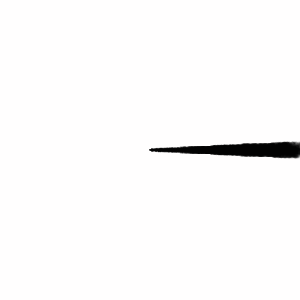
Frame 1 (no input)
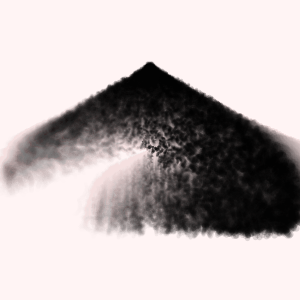
Frame 60 (the mouse pressed at the canvas centre just before this capture)
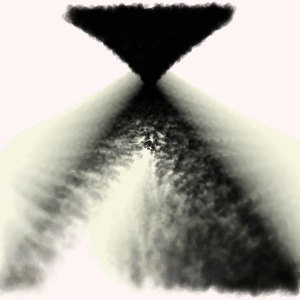
Frame 120 (the mouse held since frame 60 and released just before this capture)

The Processing sketch that drew these frames (run headless with seeded random() and noise(); from frame 60 on, the mouse is pressed at the canvas centre):

// Processing sketch: processing_100159
// ── processing_100159.pde

int count = 4000;
 
float t = 0, dt = 0.01;
float spinSpeed = 75 * 0.01/dt;
 
int seed;
 
void setup() {
  size(300, 300);
  colorMode(HSB, TWO_PI, 1.0, 1.0, 1.0);
  smooth();
   
  background(#ffffff);
   
  seed = (int) random(2531, 15824);
  noStroke();
}
 
void draw() {
  clear(t);
   
  randomSeed(seed);
   
  for (int i = 0; i < count; i++) {
    particle(t);
  }
   
  t += dt; 
}
 
void particle(float t) {
  /*float r = random(0, 1);
  float a = random(0, TWO_PI);
  float x = r * cos(a);
  float y = r * sin(a);
   
  float rr = 1.5 * r * sin(r + t) + x * y;
  float aa = TWO_PI * sin(t) * cos(a + t) + cos(x * t * t);
  float d = 2;//abs(5 - 5 * rr);
   
  float xx = rr * cos(aa);
  float yy = rr * sin(aa);*/
   
  float x = random(-1, 1);
  float y = random(-1, 1);
  float r = dist(0, 0, x, y);
  float a = atan2(y, x);
   
  float xx = x * cos(t - y);
  float yy = sin(y * t);
  float rr = dist(0, 0, xx, yy);
  float aa = atan2(yy, xx);
   
  float mx = map(mouseX, 0, width, -1, 1);
  float my = map(mouseY, 0, height, -1, 1);
   
  stroke(
    (aa - a + TWO_PI * 100) % TWO_PI,
    1,
    1 * 0,
    0.1 + 0.1 * cos(aa + t)
  );
   
  float d;
  //d = abs(8 - 5 * dist(mx, my, xx, yy));
  d = 1 + 5 * dist(xx, yy, 0, 0);
  strokeWeight(d);
   
  float spin = random(-spinSpeed, spinSpeed) * t + random(0, PI);
   
  float px = map(xx, -1, 1, 0, width);
  float py = map(yy, -1, 1, 0, height);
   
  line(
    px - d * cos(spin),
    py - d * sin(spin),
    px + d * cos(spin),
    py + d * sin(spin)
  );
}
 
void clear(float t) {
  noStroke();
  fill(t/3 % TWO_PI, 0.05, 1, 0.05);
  rect(0, 0, width, height);
}
